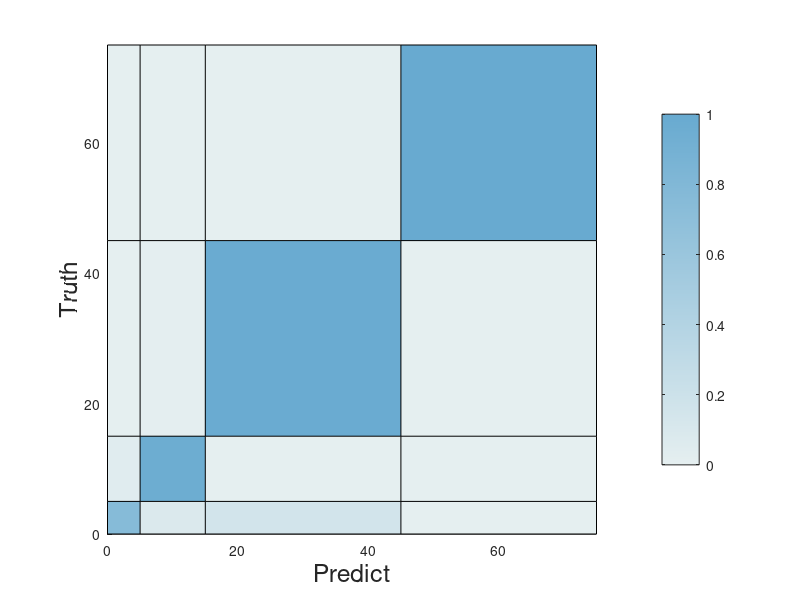

Write the MATLAB code that produced this figure. (Note: this script raises an error after producing the figure.)
% Inputs
data = [ 89	10	18	0; ...
         23	495	0	0; ...
         6	13	835	0; ...
         0	0	0	38];

normalized_data = zeros(size(data));
for i = 1:size(data, 1)
    row = data(i, :);
    if sum(row) ~= 0
        normalized_row = row / sum(row);
    else
        normalized_row = row;
    end
    normalized_data(i, :) = normalized_row;
end


% disp(normalized_data);

rowWidths = [5 10 30 30];
colWidths = [5 10 30 30];


%rowWidths = [10, 20];   %mm, one for each row of data; applied bottom to top
%colWidths = [5 15 20];  %mm, one for each col of data; applied left to right

% Produce figure
fig = figure(); 
ax = axes(fig); 

% Plot image
[xg,yg] = meshgrid([0,cumsum(colWidths)], [0,cumsum(rowWidths)]);
sh = surf(xg, yg, zeros(size(xg)), padarray(normalized_data,[1,1], 0, 'post'));

% Set colormap
n = 255;

% sky cmap
% cmap = [linspace(.9, 0, n)', linspace(.9447, .447, n)', linspace(.9741, .741, n)'];

% green cmap
% ncmap = [linspace(0.9216, .2431,  n)', linspace(0.949, .6549, n)', linspace(0.9529, .3529, n)'];

% unify blue cmap
 cmap = [linspace(0.898039, 0.40784,  n)', linspace(0.93725, 0.666666, n)', linspace(0.941176, 0.815686, n)'];


disp(cmap);


%{
ano_cmap = [
            158 179 196
            182 194 160
            206 210 187
            230 226 181
            249 237 176
            243 218 152
            236 199 128
            231 179 106
            ];


normalized_cmap = zeros(size(ano_cmap));
for i = 1:size(ano_cmap, 1)
    row = ano_cmap(i, :);
    normalized_row = row / 255;
    normalized_cmap(i, :) = normalized_row;
end
%}

colormap(ax, cmap)
% cb = colorbar(ax, cmap);
colorbar('TickDirection', 'out');

axis tight
axis equal
view(2)

% Label X axis and Y axis
xlabel('Predict', 'FontSize', 18)
ylabel('Truth', 'FontSize', 18)


ax = gca;
ax.FontName = "Arial";
ax.XAxis.Label.Position(2) = -3.2;
ax.YAxis.Label.Position(1) = -4;


axis_mark = ["G2" "G4" "G6" "D0"];

% find rectangle centers
xCnt = xg(1:end-1,1:end-1) + diff(xg(1,:))/2;
yCnt = yg(1:end-1,1:end-1) + diff(yg(:,1))/2;

% Add markers for X axis
for i = 1:size(xCnt, 2)
    text(xCnt(1,i), yg(1,1)-2, axis_mark(i), ...
        'HorizontalAlignment','center',...
        'VerticalAlignment','middle', ...
        'FontSize', 16, 'Rotation', 45);
end

% Add markers for Y axis
for i = 1:size(yCnt, 1)
    text(xg(1,1)-2.5, yCnt(i,1), axis_mark(i), ...
        'HorizontalAlignment','center',...
        'VerticalAlignment','middle', ...
        'FontSize', 16);
end


% Add label to each grid
th = text(xCnt(:), yCnt(:), compose('%.2f', normalized_data(:)), ...
    'HorizontalAlignment','center',...
    'VerticalAlignment','middle', ...
    'FontSize', 18, 'Color', 'black');

% Remove X axis tick labels
xticks([]); 
yticks([]);






